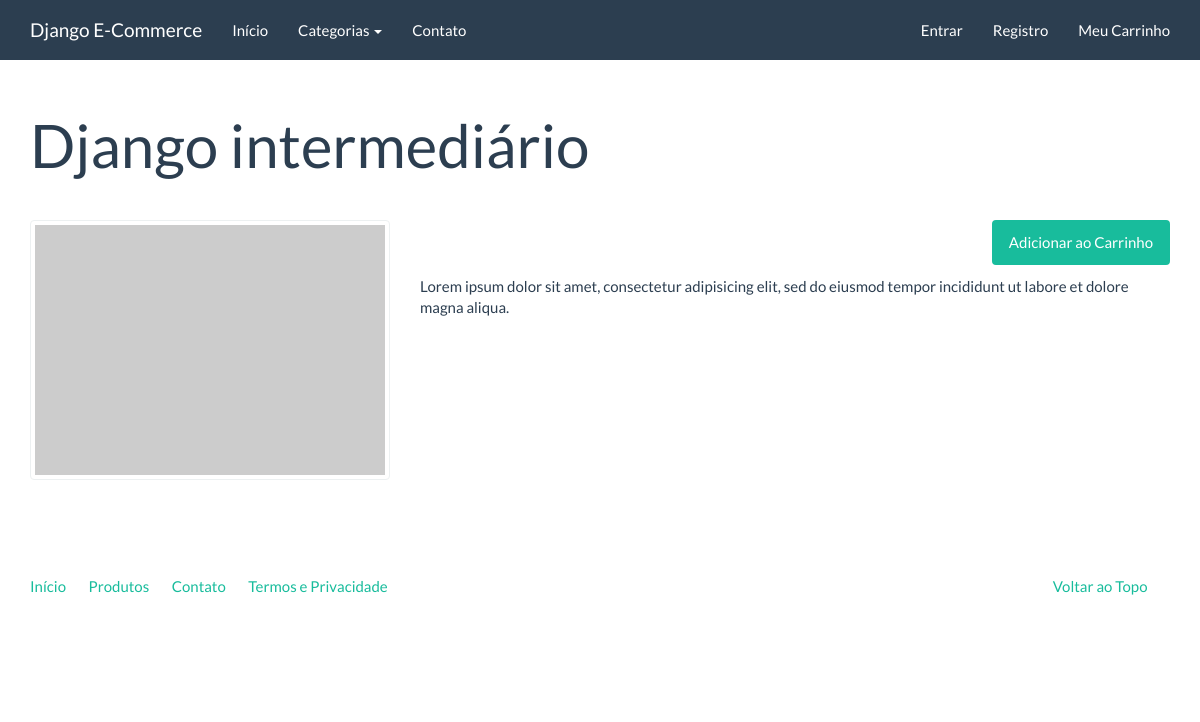
Page /catalogo/produtos/django-intermediario/ on the committed database.
### catalog/models.py (models this page shows, shortened)
class Product(models.Model):
    created = models.DateTimeField('Criado em', auto_now_add=True)
    modified = models.DateTimeField('Modificado em', auto_now=True)
    name = models.CharField('Nome', max_length=100)
    slug = models.SlugField('Identificador', max_length=100)
    category = models.ForeignKey('catalog.Category', verbose_name='Categoria')
    description = models.TextField('Descrição', blank=True)
    price = models.DecimalField('Preço', decimal_places=2, max_digits=10)
    class Meta:
        verbose_name = 'Produto'
        verbose_name_plural = 'Produtos'
        ordering = ['name']
    def __str__(self):
        return self.name

### catalog/views.py (the view)
# urls.py: url(r'^produtos/(?P<slug>[\w_-]+)/$', views.product, name='product'),
def product(request, slug):
    product = Product.objects.get(slug=slug)
    template_name = 'catalog/product.html'
    context = {
        'product': product
    }
    return render(request, template_name, context)

### catalog/context_processors.py (called while the page is built)
def categories(request):
    return {
        'categories': Category.objects.all()
    }

### catalog/models.py (called while the page is built)
    def get_absolute_url(self):
        return reverse('catalog:category', kwargs={'slug': self.slug})

    def __str__(self):
        return self.name

### catalog/templates/catalog/product.html (shortened to what this page needs)
{% extends "base.html" %}
{% block container %}
    <div class="page-header">
        <h1>{{ product }}</h1>
    </div>
    <div class="row">
        <div class="col-sm-4">
            <a href="{% url 'checkout:create_cartitem' product.slug %}" class="thumbnail">
                <img src="http://placehold.it/350x250" alt="" />
            </a>
        </div>
        <div class="col-sm-8">
            <p class="text-right">
                <a href="{% url 'checkout:create_cartitem' product.slug %}" class="btn btn-success">
                    Adicionar ao Carrinho
                </a>
            </p>
            {{ product.description|default:'Sem descrição'|linebreaks }}
        </div>
    </div>
{% endblock container %}

### rows in the picture
Product: name "Django intermediário", description "Lorem ipsum dolor sit amet, consectetur adipisicing elit, sed do eiusmod tempor incididunt ut labore et dolore magna aliqua."
